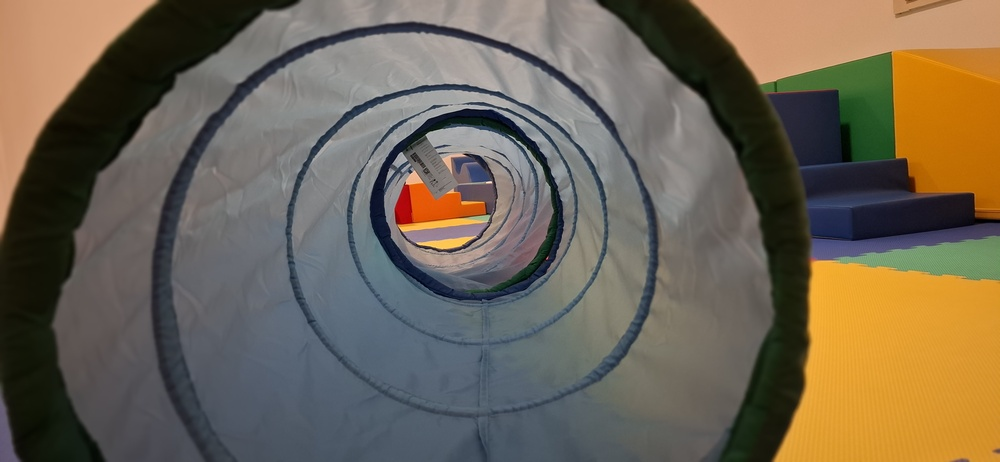
#> input picture Galerija/slika8.jpg, 1000 x 462 px, shrunk from 4080 x 1884 before the run
$ python rotate_fix.py
#> lines starting #> are read from the running program, lines starting #| are printed output that depends on the picture
import os
from PIL import Image

def rotate_images(directory):
    # Target images 8-16
    # Note: 8,9 are .jpg ; 10-16 are .jpeg
#> called with directory = 'Galerija'
    target_files = [
        'slika8.jpg', 'slika9.jpg',
        'slika10.jpeg', 'slika11.jpeg', 'slika12.jpeg', 'slika13.jpeg',
        'slika14.jpeg', 'slika15.jpeg', 'slika16.jpeg'
    ]

    print("Rotiram slike 8-16 za 90 stupnjeva u lijevo (CCW) da ih vratim na 0...")
    # Korisnik kaže "u -90 da se vrati na 0".
    # Ako su sada na -90 (jer sam ih prošli put rotirao CW), onda ih treba rotirati +90 (CCW) da se vrate na 0.
    # PIL rotate(90) je CCW.

    count = 0
    for filename in target_files:
        filepath = os.path.join(directory, filename)
        if os.path.exists(filepath):
            try:
                with Image.open(filepath) as img:
                    # rotate(90) rotates CCW (Counter Clockwise).
#> img is the input picture: PIL image 1000x462 RGB; mean R, G, B 111, 100.5, 84
                    rotated = img.rotate(90, expand=True)
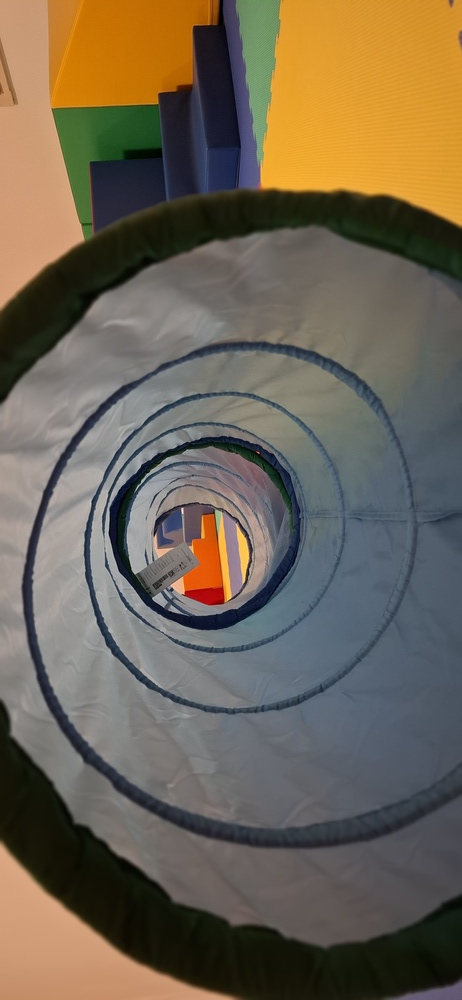
#> rotated: PIL image 462x1000 RGB; mean R, G, B 111, 100.5, 84
                    rotated.save(filepath, quality=85, optimize=True)
                    print(f"Rotated {filename} 90 degrees (CCW). New size: {rotated.size}")
#| Rotated slika8.jpg 90 degrees (CCW). New size: (462, 1000)
#> pass 3 of the loop in rotate_images, `for filename in target_files:`:
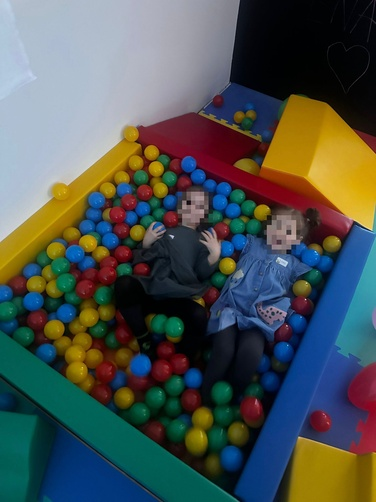
#> input picture Galerija/slika10.jpeg, 376 x 502 px, shrunk from 1536 x 2048 before the run
#> in rotate_images, img is the input picture: PIL image 376x502 RGB; mean R, G, B 76.4, 84.3, 81
#> in rotate_images, `rotated = img.rotate(90, expand=True)`:
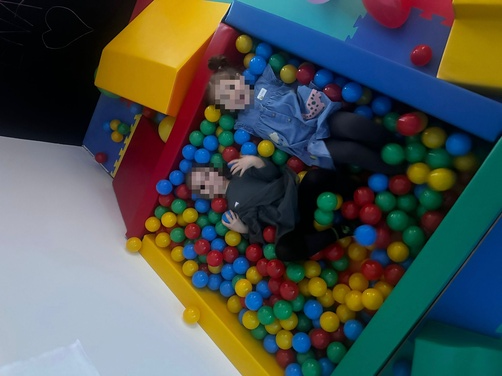
#> rotated: PIL image 502x376 RGB; mean R, G, B 76.4, 84.3, 81
#| Rotated slika10.jpeg 90 degrees (CCW). New size: (502, 376)
#> the loop made 9 passes; the first 3 are shown
                    count += 1
            except Exception as e:
                print(f"Error {filename}: {e}")
        else:
             print(f"File not found: {filename}")

    print(f"Rotirano {count} slika.")

if __name__ == "__main__":
    gallery_path = os.path.join(os.getcwd(), 'Galerija')
    if os.path.exists(gallery_path):
        rotate_images(gallery_path)
    else:
        print("Galerija folder not found.")
